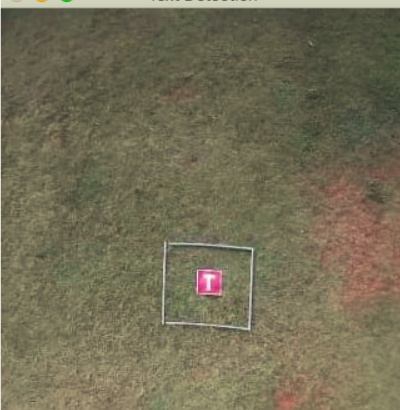
#> input picture OpenCV/a2.jpeg, 400 x 410 px
$ python a2.py
#> lines starting #> are read from the running program, lines starting #| are printed output that depends on the picture
import cv2
import numpy as np

img = cv2.imread("a2.jpeg")
#> img is the input picture: shape (410, 400, 3); mean B, G, R 85.6, 109.6, 115.4
row, col, z = img.shape
#> row = 410; col = 400; z = 3
r1 = cv2.getRotationMatrix2D((col/2,row/2),90,1)
#> r1 = [[6.12e-17, 1, -5], [-1, 6.12e-17, 405]]
r2 = cv2.getRotationMatrix2D((col/2,row/2),180,1)
r3 = cv2.getRotationMatrix2D((col/2,row/2),270,1)
r4 = cv2.getRotationMatrix2D((col/3,row/3),60,1)
m1 = np.array([[1,0,100],[0,1,100]],dtype="float32")
m2 = np.array([[1,0,10],[0,1,100]],dtype="float32")
m3 = np.array([[1,0,-100],[0,1,100]],dtype="float32")
m4 = np.array([[1,0,100],[0,1,-100]],dtype="float32")
img_blur = cv2.blur(img,(5,5))
img_gblur = cv2.GaussianBlur(img, (7,7),0)
img_r1 = cv2.warpAffine(img, r1, (col,row))
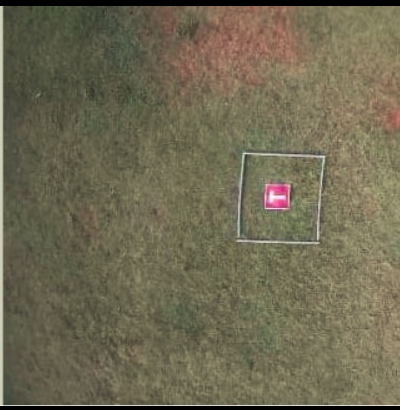
#> img_r1: shape (410, 400, 3); mean B, G, R 82.1, 105.5, 111.3
img_r2 = cv2.warpAffine(img, r2, (col,row))
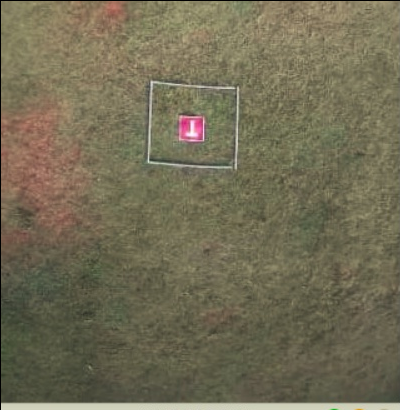
#> img_r2: shape (410, 400, 3); mean B, G, R 84.7, 108.6, 114.4
img_r3 = cv2.warpAffine(img, r3, (col,row))
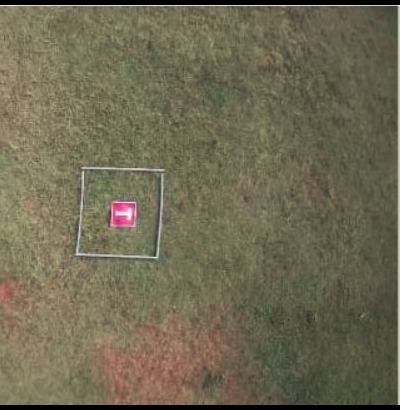
#> img_r3: shape (410, 400, 3); mean B, G, R 81.9, 105.4, 111.1
img_r4 = cv2.warpAffine(img, r4, (col,row))
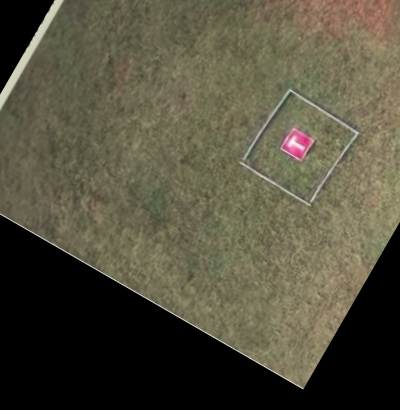
#> img_r4: shape (410, 400, 3); mean B, G, R 62.8, 80.7, 84.6
img_m1 = cv2.warpAffine(img,m1,(col,row))
img_m2 = cv2.warpAffine(img,m2,(col,row))
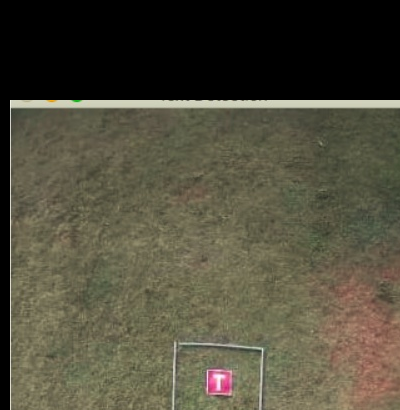
#> img_m2: shape (410, 400, 3); mean B, G, R 60.5, 77.2, 80.7
img_m3 = cv2.warpAffine(img,m3,(col,row))
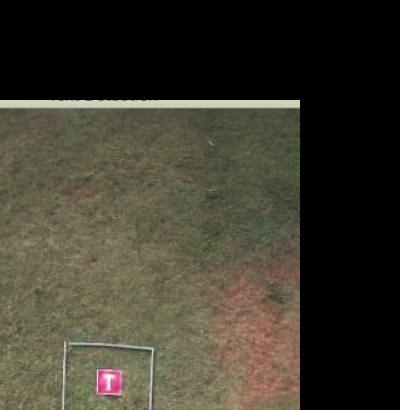
#> img_m3: shape (410, 400, 3); mean B, G, R 46.3, 59, 62.2
img_m4 = cv2.warpAffine(img,m4,(col,row))
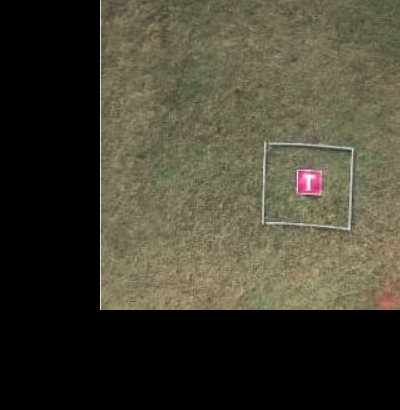
#> img_m4: shape (410, 400, 3); mean B, G, R 50.3, 65, 67.8


cv2.imshow("Main image", img)
cv2.imshow("Blur", img_blur)
cv2.imshow("Gaussian Blur", img_gblur)
cv2.imshow("Rotation by 90", img_r1)
cv2.imshow("Rotation by 180", img_r2)
cv2.imshow("Rotation by 270", img_r3)
cv2.imshow("Rotation by 60 about ", img_r4)
cv2.imshow("Translation 1", img_m1)
cv2.imshow("Translation 2", img_m2)
cv2.imshow("Translation 3", img_m3)
cv2.imshow("Translation 4", img_m4)

cv2.waitKey(0)

$ run again, with OpenCV/a4.png saved as OpenCV/a2.jpeg
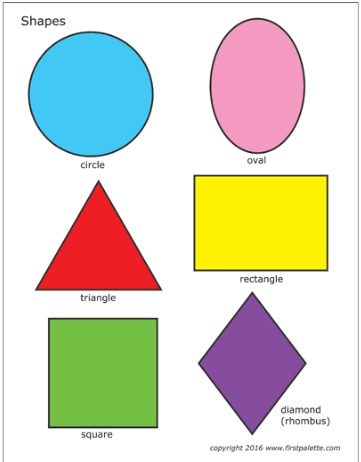
#> input picture OpenCV/a4.png, 361 x 462 px
#> img is the input picture: shape (462, 361, 3); mean B, G, R 199.1, 216.2, 218
#> `img_m3 = cv2.warpAffine(img,m3,(col,row))`:
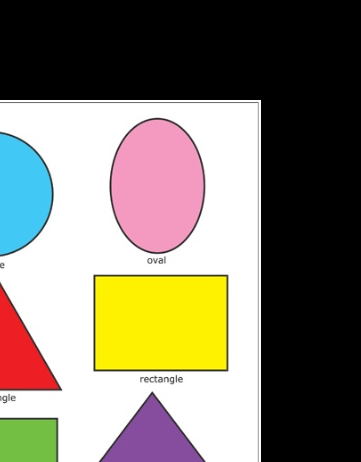
#> img_m3: shape (462, 361, 3); mean B, G, R 109.2, 123.4, 129.5
#> `img_m4 = cv2.warpAffine(img,m4,(col,row))`:
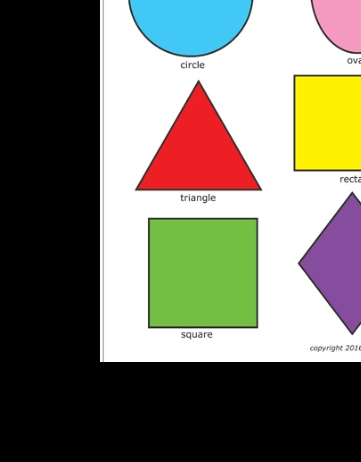
#> img_m4: shape (462, 361, 3); mean B, G, R 105.9, 118.9, 120.6
